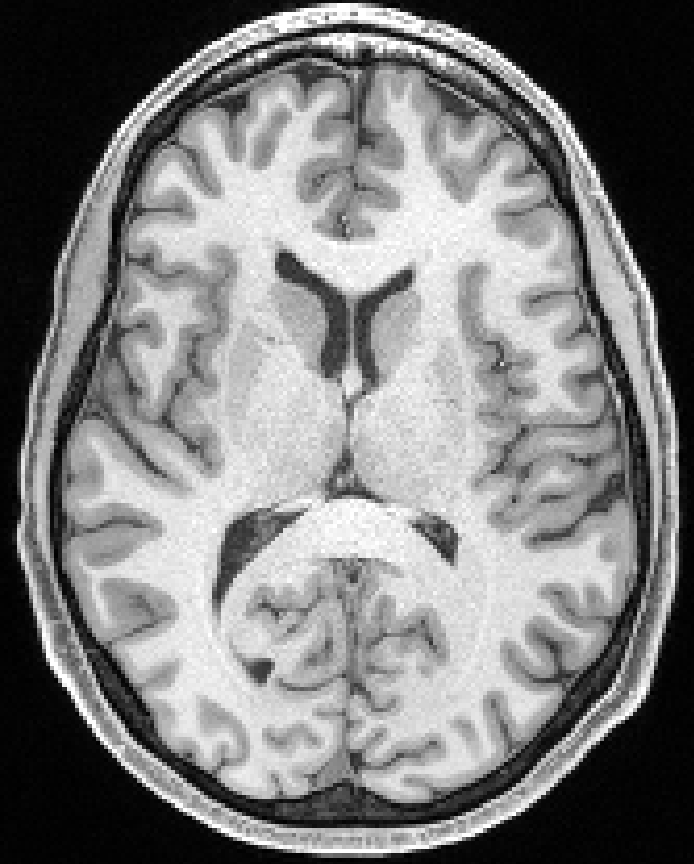
#> input picture RM_T1.png, 694 x 864 px
$ python Ejercicio2.py   (older library calls are emulated)
#> lines starting #> are read from the running program, lines starting #| are printed output that depends on the picture
#Margareth Ramirez Valenzuela, Ana María Vargas
import cv2
import numpy as np
from matplotlib import pyplot as plt

# 2.1 Aplique a la imagen un filtro que le permita obtener el gradiente optimo para la aplicacion
# del algoritmo Level Set y aplıquelo a la imagen original. Explique por que dicho filtro inicial
# es necesario para el funcionamiento del algoritmo de Level Set.

# Se carga la imagen
imagen = 'RM_T1.png'
img = cv2.imread(imagen, 0)  # Se transforma a escala de grises
#> img is the input picture: shape (864, 694); min 0, max 255, mean 125.2

# Se aplica el filtro Gaussiano para reducir el ruido y mejorar la detección de bordes
blurred_image = cv2.GaussianBlur(img, (5, 5), 0)

# Se aplica el filtro Sobel
sobel_x = cv2.Sobel(blurred_image, cv2.CV_64F, 1, 0, ksize=5)
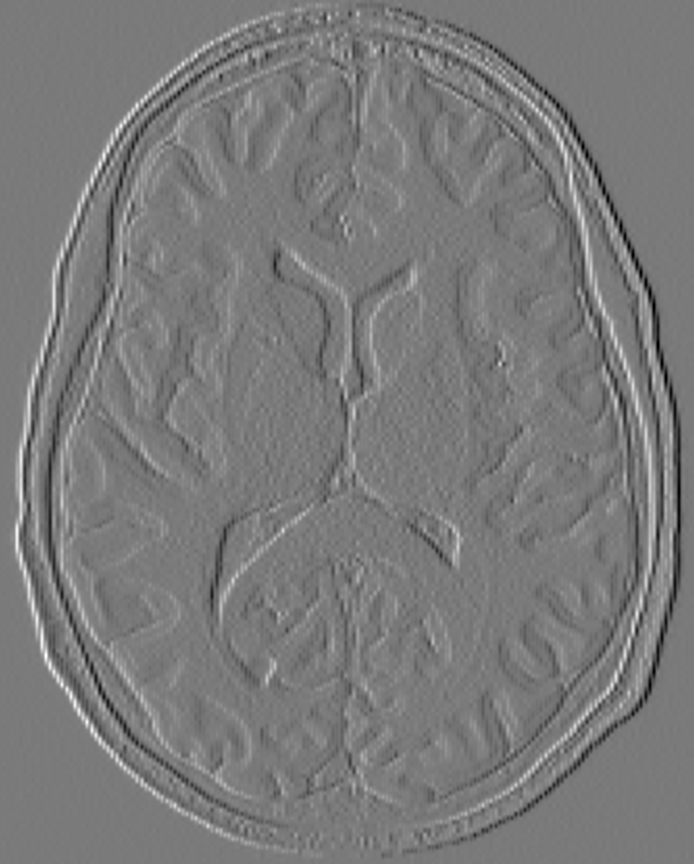
#> sobel_x: shape (864, 694) float64; min -6820, max 7366, mean 0; drawn with min black and max white
sobel_y = cv2.Sobel(blurred_image, cv2.CV_64F, 0, 1, ksize=5)
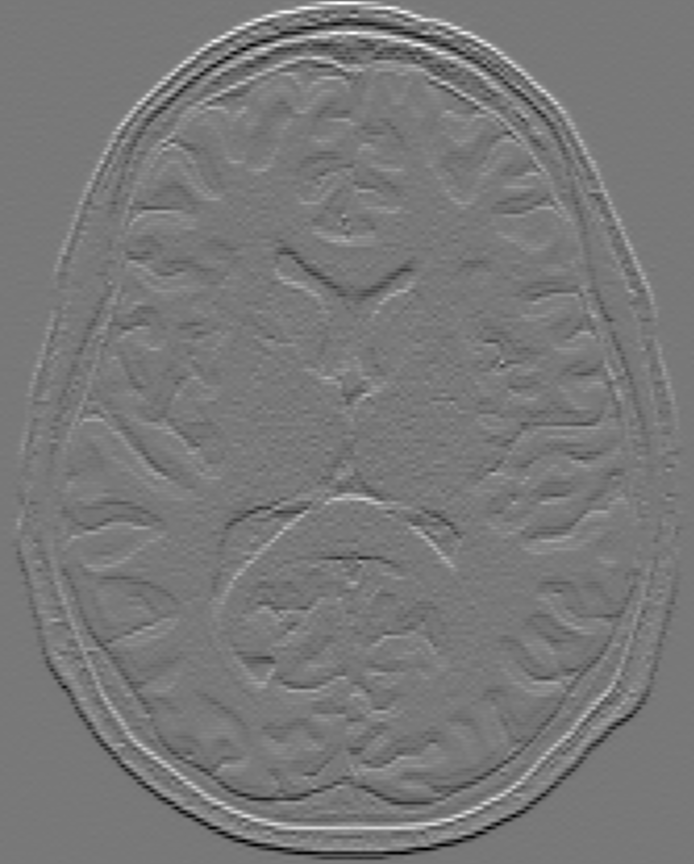
#> sobel_y: shape (864, 694) float64; min -7714, max 8566, mean -0.5; drawn with min black and max white
magnitud = cv2.magnitude(sobel_x, sobel_y)
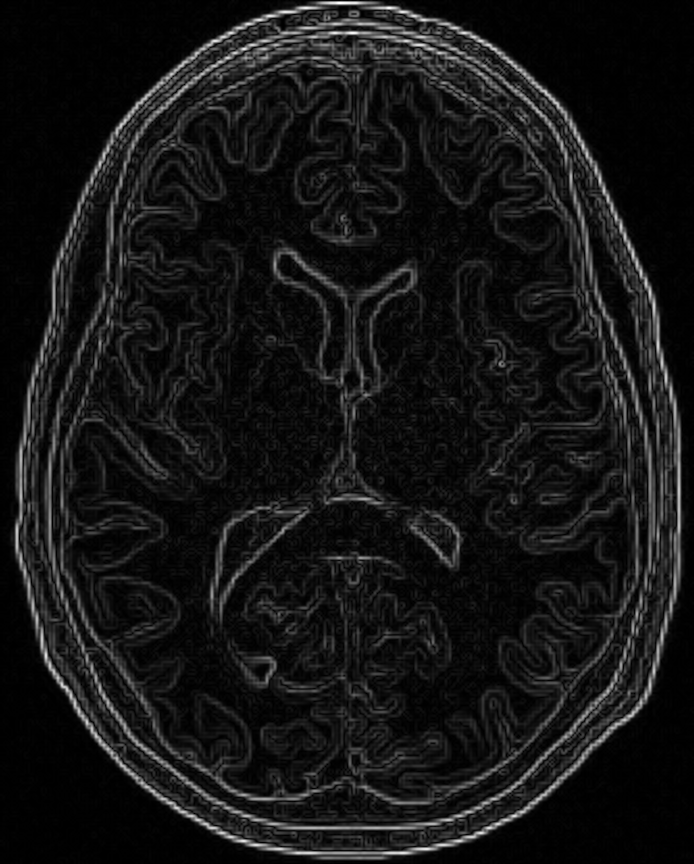
#> magnitud: shape (864, 694) float64; min 0, max 8566.5, mean 735.7; drawn with min black and max white

# Se normaliza la imagen de gradiente al rango [0,255]
magnitud = cv2.normalize(magnitud, None, 0, 255, cv2.NORM_MINMAX).astype(np.uint8)

# Se invierten los colores de la imagen para asemejarla a la imagen de ejemplo
inverted_gradient = cv2.bitwise_not(magnitud)
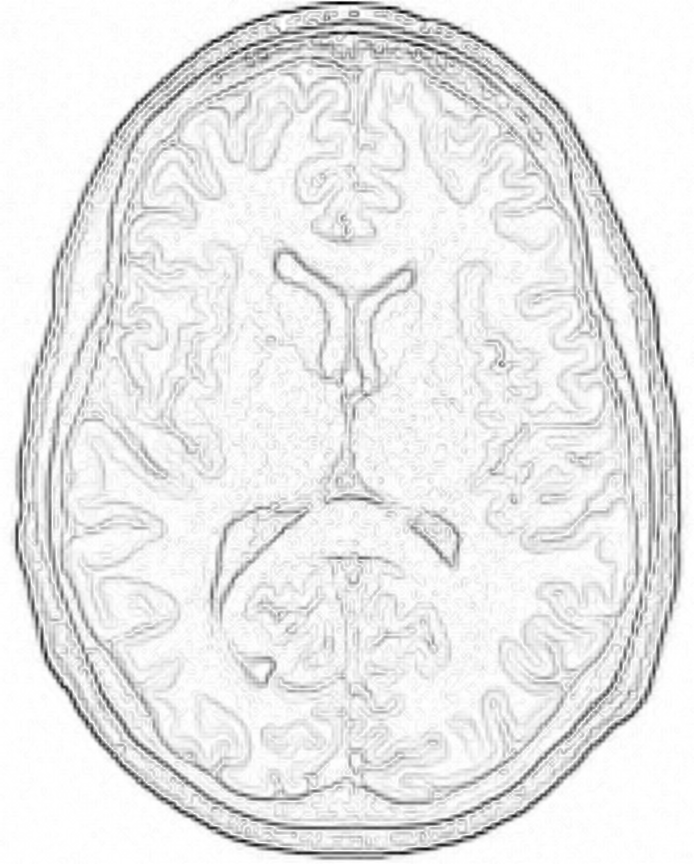
#> inverted_gradient: shape (864, 694); min 0, max 255, mean 233.6

# Se muestra la imagen original junto a la imagen
plt.figure(figsize=(10, 5))
plt.subplot(1, 2, 1)
plt.imshow(img, cmap='gray')
plt.title('Original Image')
plt.axis('off')
plt.subplot(1, 2, 2)
plt.imshow(inverted_gradient, cmap='gray')
plt.title('Inverted Gradient Image')
plt.axis('off')

plt.show()

# En este caso se ha escogido el filtro Sobel ya que este filtro es excelente para la detección de bordes. Este se aplica
# horizontal y verticalmente logrando una detección más detallada para después poder aplicar el algoritmo de Level Set.

$ run again, with moon.png copied over RM_T1.png
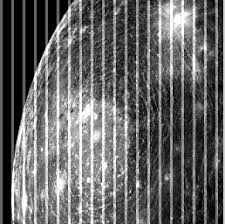
#> input picture moon.png, 225 x 224 px
#> img is the input picture: shape (224, 225); min 0, max 255, mean 102.6
#> `magnitud = cv2.magnitude(sobel_x, sobel_y)`:
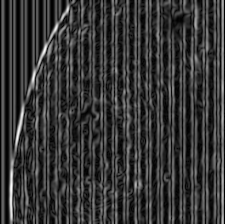
#> magnitud: shape (224, 225) float64; min 0, max 8529.8, mean 1835.8; drawn with min black and max white
#> `inverted_gradient = cv2.bitwise_not(magnitud)`:
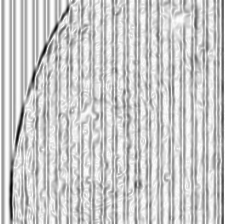
#> inverted_gradient: shape (224, 225); min 0, max 255, mean 200.6
